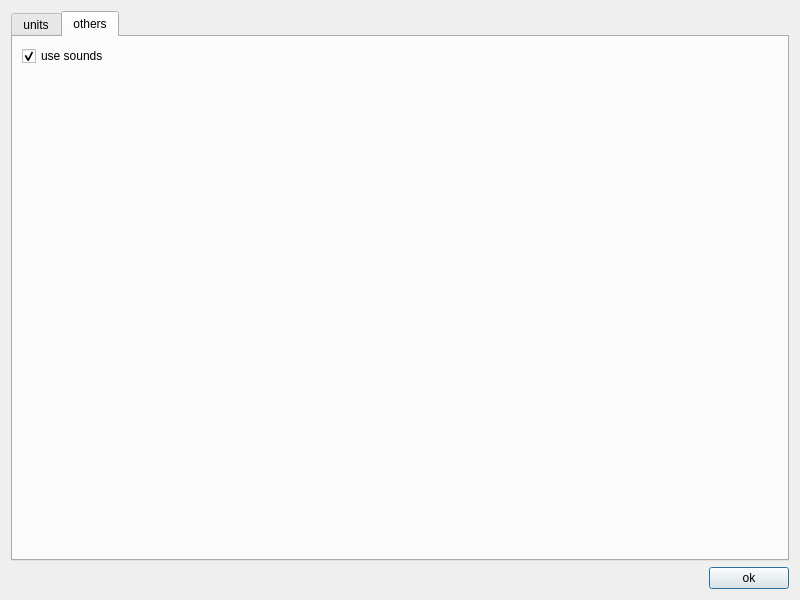
<?xml version="1.0" encoding="UTF-8"?>
<ui version="4.0">
 <class>SettingsDialog</class>
 <widget class="QDialog" name="SettingsDialog">
  <property name="geometry">
   <rect>
    <x>0</x>
    <y>0</y>
    <width>800</width>
    <height>600</height>
   </rect>
  </property>
  <property name="minimumSize">
   <size>
    <width>800</width>
    <height>600</height>
   </size>
  </property>
  <property name="windowTitle">
   <string>settings</string>
  </property>
  <layout class="QGridLayout" name="gridLayout_2">
   <item row="0" column="0">
    <layout class="QVBoxLayout" name="verticalLayout" stretch="0,0">
     <item>
      <widget class="QTabWidget" name="tabWidget_settings">
       <property name="sizePolicy">
        <sizepolicy hsizetype="Preferred" vsizetype="Preferred">
         <horstretch>0</horstretch>
         <verstretch>0</verstretch>
        </sizepolicy>
       </property>
       <property name="currentIndex">
        <number>1</number>
       </property>
       <widget class="QWidget" name="tab_units">
        <attribute name="title">
         <string>units</string>
        </attribute>
        <layout class="QGridLayout" name="gridLayout_4">
         <item row="0" column="0">
          <layout class="QVBoxLayout" name="verticalLayout_2">
           <item>
            <layout class="QHBoxLayout" name="horizontalLayout_2" stretch="1,1">
             <item>
              <widget class="QLabel" name="label_angleType">
               <property name="text">
                <string>angle display type</string>
               </property>
              </widget>
             </item>
             <item>
              <widget class="QComboBox" name="comboBox_angleType"/>
             </item>
            </layout>
           </item>
           <item>
            <layout class="QHBoxLayout" name="horizontalLayout_3" stretch="1,1">
             <item>
              <widget class="QLabel" name="label_distanceType">
               <property name="text">
                <string>distance display type</string>
               </property>
              </widget>
             </item>
             <item>
              <widget class="QComboBox" name="comboBox_distanceType"/>
             </item>
            </layout>
           </item>
           <item>
            <layout class="QHBoxLayout" name="horizontalLayout_4" stretch="1,1">
             <item>
              <widget class="QLabel" name="label_temperatureType">
               <property name="text">
                <string>temperature display type</string>
               </property>
              </widget>
             </item>
             <item>
              <widget class="QComboBox" name="comboBox_temperatureType"/>
             </item>
            </layout>
           </item>
           <item>
            <layout class="QHBoxLayout" name="horizontalLayout_5" stretch="1,1">
             <item>
              <widget class="QLabel" name="label_angleDigits">
               <property name="text">
                <string>angle display digits</string>
               </property>
              </widget>
             </item>
             <item>
              <widget class="QLineEdit" name="lineEdit_angleDigits"/>
             </item>
            </layout>
           </item>
           <item>
            <layout class="QHBoxLayout" name="horizontalLayout_6" stretch="1,1">
             <item>
              <widget class="QLabel" name="label_distanceDigits">
               <property name="text">
                <string>distance display digits</string>
               </property>
              </widget>
             </item>
             <item>
              <widget class="QLineEdit" name="lineEdit_distanceDigits"/>
             </item>
            </layout>
           </item>
           <item>
            <layout class="QHBoxLayout" name="horizontalLayout_7" stretch="1,1">
             <item>
              <widget class="QLabel" name="label_temperatureDigits">
               <property name="text">
                <string>temperature display digits</string>
               </property>
              </widget>
             </item>
             <item>
              <widget class="QLineEdit" name="lineEdit_temperatureDigits"/>
             </item>
            </layout>
           </item>
           <item>
            <spacer name="verticalSpacer_2">
             <property name="orientation">
              <enum>Qt::Vertical</enum>
             </property>
             <property name="sizeHint" stdset="0">
              <size>
               <width>20</width>
               <height>40</height>
              </size>
             </property>
            </spacer>
           </item>
          </layout>
         </item>
        </layout>
       </widget>
       <widget class="QWidget" name="tab_others">
        <attribute name="title">
         <string>others</string>
        </attribute>
        <layout class="QGridLayout" name="gridLayout_3">
         <item row="1" column="0">
          <spacer name="verticalSpacer">
           <property name="orientation">
            <enum>Qt::Vertical</enum>
           </property>
           <property name="sizeHint" stdset="0">
            <size>
             <width>20</width>
             <height>40</height>
            </size>
           </property>
          </spacer>
         </item>
         <item row="0" column="0">
          <widget class="QCheckBox" name="checkBox_sounds">
           <property name="text">
            <string>use sounds</string>
           </property>
           <property name="checked">
            <bool>true</bool>
           </property>
          </widget>
         </item>
        </layout>
       </widget>
      </widget>
     </item>
     <item>
      <layout class="QHBoxLayout" name="horizontalLayout">
       <item>
        <spacer name="horizontalSpacer">
         <property name="orientation">
          <enum>Qt::Horizontal</enum>
         </property>
         <property name="sizeHint" stdset="0">
          <size>
           <width>40</width>
           <height>20</height>
          </size>
         </property>
        </spacer>
       </item>
       <item>
        <widget class="QPushButton" name="pushButton_ok">
         <property name="text">
          <string>ok</string>
         </property>
        </widget>
       </item>
      </layout>
     </item>
    </layout>
   </item>
  </layout>
 </widget>
 <resources/>
 <connections/>
</ui>
